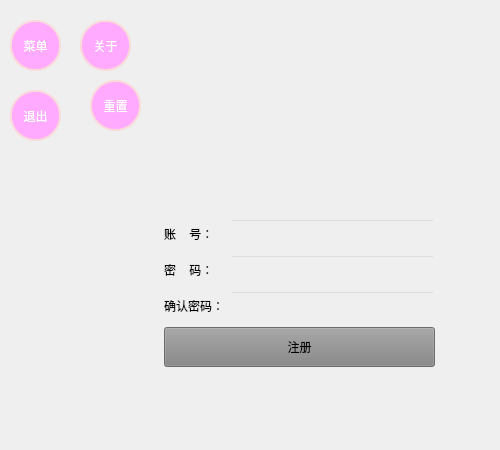
<?xml version="1.0" encoding="UTF-8"?>
<ui version="4.0">
 <class>Form</class>
 <widget class="QWidget" name="Form">
  <property name="geometry">
   <rect>
    <x>0</x>
    <y>0</y>
    <width>500</width>
    <height>450</height>
   </rect>
  </property>
  <property name="minimumSize">
   <size>
    <width>500</width>
    <height>450</height>
   </size>
  </property>
  <property name="maximumSize">
   <size>
    <width>500</width>
    <height>450</height>
   </size>
  </property>
  <property name="windowTitle">
   <string>Form</string>
  </property>
  <property name="styleSheet">
   <string notr="true">QWidget#Form{
   border-image: url(:/reqister/images/register_background.jpg.jpg);
   }</string>
  </property>
  <widget class="QPushButton" name="main_menue_btn">
   <property name="geometry">
    <rect>
     <x>10</x>
     <y>20</y>
     <width>51</width>
     <height>51</height>
    </rect>
   </property>
   <property name="styleSheet">
    <string notr="true">QPushButton{
    border-radius:25px;
       
	background-color: rgb(255, 170, 255);
    border:2px solid rgb(250,218,218);
    color:white;
}

QPushButton:hover{
    
    border:8px double rgb(239,160,179);
    
}

QPushButton:checked{
   
   
	background-color: rgb(255, 0, 127);
    
}</string>
   </property>
   <property name="text">
    <string>菜单</string>
   </property>
   <property name="checkable">
    <bool>true</bool>
   </property>
  </widget>
  <widget class="QPushButton" name="about_menue_btn">
   <property name="geometry">
    <rect>
     <x>80</x>
     <y>20</y>
     <width>51</width>
     <height>51</height>
    </rect>
   </property>
   <property name="styleSheet">
    <string notr="true">QPushButton{
    border-radius:25px;
       
	background-color: rgb(255, 170, 255);
    border:2px solid rgb(250,218,218);
    color:white;
}

QPushButton:hover{
    
    border:8px double rgb(239,160,179);
    
}

QPushButton:checked{
   
   
	background-color: rgb(255, 0, 127);
    
}</string>
   </property>
   <property name="text">
    <string>关于</string>
   </property>
   <property name="checkable">
    <bool>false</bool>
   </property>
  </widget>
  <widget class="QPushButton" name="exit_menue_btn">
   <property name="geometry">
    <rect>
     <x>10</x>
     <y>90</y>
     <width>51</width>
     <height>51</height>
    </rect>
   </property>
   <property name="styleSheet">
    <string notr="true">QPushButton{
    border-radius:25px;
       
	background-color: rgb(255, 170, 255);
    border:2px solid rgb(250,218,218);
    color:white;
}

QPushButton:hover{
    
    border:8px double rgb(239,160,179);
    
}

QPushButton:checked{
   
   
	background-color: rgb(255, 0, 127);
    
}</string>
   </property>
   <property name="text">
    <string>退出</string>
   </property>
   <property name="checkable">
    <bool>false</bool>
   </property>
  </widget>
  <widget class="QPushButton" name="reset_menue_btn">
   <property name="geometry">
    <rect>
     <x>90</x>
     <y>80</y>
     <width>51</width>
     <height>51</height>
    </rect>
   </property>
   <property name="styleSheet">
    <string notr="true">QPushButton{
    border-radius:25px;
       
	background-color: rgb(255, 170, 255);
    border:2px solid rgb(250,218,218);
    color:white;
}

QPushButton:hover{
    
    border:8px double rgb(239,160,179);
    
}

QPushButton:checked{
   
   
	background-color: rgb(255, 0, 127);
    
}</string>
   </property>
   <property name="text">
    <string>重置</string>
   </property>
   <property name="checkable">
    <bool>false</bool>
   </property>
  </widget>
  <widget class="QWidget" name="layoutWidget">
   <property name="geometry">
    <rect>
     <x>164</x>
     <y>219</y>
     <width>271</width>
     <height>153</height>
    </rect>
   </property>
   <layout class="QFormLayout" name="formLayout">
    <item row="0" column="0">
     <widget class="QLabel" name="label">
      <property name="styleSheet">
       <string notr="true">font: 11pt &quot;楷体&quot;;</string>
      </property>
      <property name="text">
       <string>账    号：</string>
      </property>
     </widget>
    </item>
    <item row="0" column="1">
     <widget class="QLineEdit" name="account_le">
      <property name="minimumSize">
       <size>
        <width>0</width>
        <height>30</height>
       </size>
      </property>
      <property name="styleSheet">
       <string notr="true">background-color:transparent;
color:rgb(241, 241, 241);
</string>
      </property>
      <property name="clearButtonEnabled">
       <bool>true</bool>
      </property>
     </widget>
    </item>
    <item row="1" column="0">
     <widget class="QLabel" name="label_2">
      <property name="styleSheet">
       <string notr="true">font: 11pt &quot;楷体&quot;;</string>
      </property>
      <property name="text">
       <string>密    码：</string>
      </property>
     </widget>
    </item>
    <item row="1" column="1">
     <widget class="QLineEdit" name="password_le">
      <property name="minimumSize">
       <size>
        <width>0</width>
        <height>30</height>
       </size>
      </property>
      <property name="styleSheet">
       <string notr="true">background-color:transparent;
color:rgb(241, 241, 241);
</string>
      </property>
      <property name="clearButtonEnabled">
       <bool>true</bool>
      </property>
     </widget>
    </item>
    <item row="2" column="0">
     <widget class="QLabel" name="label_3">
      <property name="styleSheet">
       <string notr="true">font: 11pt &quot;楷体&quot;;</string>
      </property>
      <property name="text">
       <string>确认密码：</string>
      </property>
     </widget>
    </item>
    <item row="2" column="1">
     <widget class="QLineEdit" name="confirm_pwd_le">
      <property name="minimumSize">
       <size>
        <width>0</width>
        <height>30</height>
       </size>
      </property>
      <property name="styleSheet">
       <string notr="true">background-color:transparent;
color:rgb(241, 241, 241);
</string>
      </property>
      <property name="clearButtonEnabled">
       <bool>true</bool>
      </property>
     </widget>
    </item>
    <item row="3" column="0" colspan="2">
     <widget class="QPushButton" name="register_btn">
      <property name="enabled">
       <bool>false</bool>
      </property>
      <property name="minimumSize">
       <size>
        <width>0</width>
        <height>40</height>
       </size>
      </property>
      <property name="maximumSize">
       <size>
        <width>16777215</width>
        <height>40</height>
       </size>
      </property>
      <property name="styleSheet">
       <string notr="true">QPushButton{
	
	background-color: rgb(255, 255, 127);
    
	color: rgb(0, 0, 0);
    
}

QPushButton:disabled{
	
	background-color: rgb(131, 131, 131);
    
	
    
}
QPushButton:hover{
       
	background-color: rgb(50, 255, 19);
}
QPushButton:pressed{
    
	background-color: rgb(255, 0, 0);
}
</string>
      </property>
      <property name="text">
       <string>注册</string>
      </property>
     </widget>
    </item>
   </layout>
  </widget>
  <zorder>about_menue_btn</zorder>
  <zorder>exit_menue_btn</zorder>
  <zorder>reset_menue_btn</zorder>
  <zorder>layoutWidget</zorder>
  <zorder>main_menue_btn</zorder>
 </widget>
 <resources>
  <include location="image.qrc"/>
 </resources>
 <connections>
  <connection>
   <sender>about_menue_btn</sender>
   <signal>clicked()</signal>
   <receiver>Form</receiver>
   <slot>about_lk()</slot>
   <hints>
    <hint type="sourcelabel">
     <x>120</x>
     <y>35</y>
    </hint>
    <hint type="destinationlabel">
     <x>-38</x>
     <y>127</y>
    </hint>
   </hints>
  </connection>
  <connection>
   <sender>reset_menue_btn</sender>
   <signal>clicked()</signal>
   <receiver>Form</receiver>
   <slot>reset()</slot>
   <hints>
    <hint type="sourcelabel">
     <x>100</x>
     <y>104</y>
    </hint>
    <hint type="destinationlabel">
     <x>-47</x>
     <y>115</y>
    </hint>
   </hints>
  </connection>
  <connection>
   <sender>exit_menue_btn</sender>
   <signal>clicked()</signal>
   <receiver>Form</receiver>
   <slot>exit_pane()</slot>
   <hints>
    <hint type="sourcelabel">
     <x>43</x>
     <y>101</y>
    </hint>
    <hint type="destinationlabel">
     <x>-117</x>
     <y>103</y>
    </hint>
   </hints>
  </connection>
  <connection>
   <sender>register_btn</sender>
   <signal>clicked()</signal>
   <receiver>Form</receiver>
   <slot>check_register()</slot>
   <hints>
    <hint type="sourcelabel">
     <x>358</x>
     <y>352</y>
    </hint>
    <hint type="destinationlabel">
     <x>467</x>
     <y>392</y>
    </hint>
   </hints>
  </connection>
  <connection>
   <sender>main_menue_btn</sender>
   <signal>clicked(bool)</signal>
   <receiver>Form</receiver>
   <slot>show_hide_menue()</slot>
   <hints>
    <hint type="sourcelabel">
     <x>37</x>
     <y>49</y>
    </hint>
    <hint type="destinationlabel">
     <x>3</x>
     <y>42</y>
    </hint>
   </hints>
  </connection>
  <connection>
   <sender>account_le</sender>
   <signal>textChanged(QString)</signal>
   <receiver>Form</receiver>
   <slot>enable_register_btn()</slot>
   <hints>
    <hint type="sourcelabel">
     <x>414</x>
     <y>234</y>
    </hint>
    <hint type="destinationlabel">
     <x>524</x>
     <y>234</y>
    </hint>
   </hints>
  </connection>
  <connection>
   <sender>password_le</sender>
   <signal>textChanged(QString)</signal>
   <receiver>Form</receiver>
   <slot>enable_register_btn()</slot>
   <hints>
    <hint type="sourcelabel">
     <x>389</x>
     <y>276</y>
    </hint>
    <hint type="destinationlabel">
     <x>560</x>
     <y>276</y>
    </hint>
   </hints>
  </connection>
  <connection>
   <sender>confirm_pwd_le</sender>
   <signal>textChanged(QString)</signal>
   <receiver>Form</receiver>
   <slot>enable_register_btn()</slot>
   <hints>
    <hint type="sourcelabel">
     <x>418</x>
     <y>311</y>
    </hint>
    <hint type="destinationlabel">
     <x>615</x>
     <y>304</y>
    </hint>
   </hints>
  </connection>
 </connections>
 <slots>
  <slot>show_hide_menue()</slot>
  <slot>about_lk()</slot>
  <slot>reset()</slot>
  <slot>exit_pane()</slot>
  <slot>check_register()</slot>
  <slot>enable_register_btn()</slot>
 </slots>
</ui>
